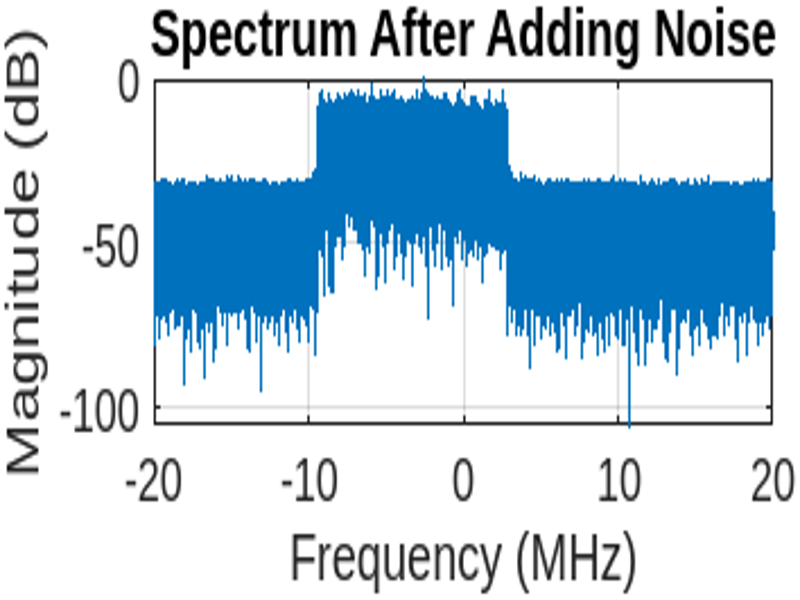
#> input picture Analysis/NoisySpectrum.png, 800 x 600 px; its folder holds 4 pictures in this run
$ python images.py
#> lines starting #> are read from the running program, lines starting #| are printed output that depends on the picture
from PIL import Image
import os

# Define the desired dimensions
new_size = (400, 300)

# Directory containing images
image_dir = "./Analysis"

for image_name in os.listdir(image_dir):
    if image_name.endswith(('.png', '.jpg', '.jpeg')):
        image_path = os.path.join(image_dir, image_name)
        img = Image.open(image_path)
#> img is the input picture: PIL image 800x600 RGB; mean R, G, B 188.9, 211.2, 226.1
        img_resized = img.resize(new_size)
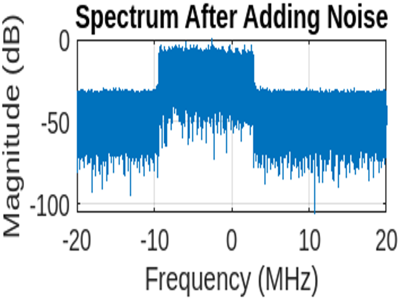
#> img_resized: PIL image 400x300 RGB; mean R, G, B 188.7, 211.1, 226
#> pass 3 of the loop `for image_name in os.listdir(image_dir):`:
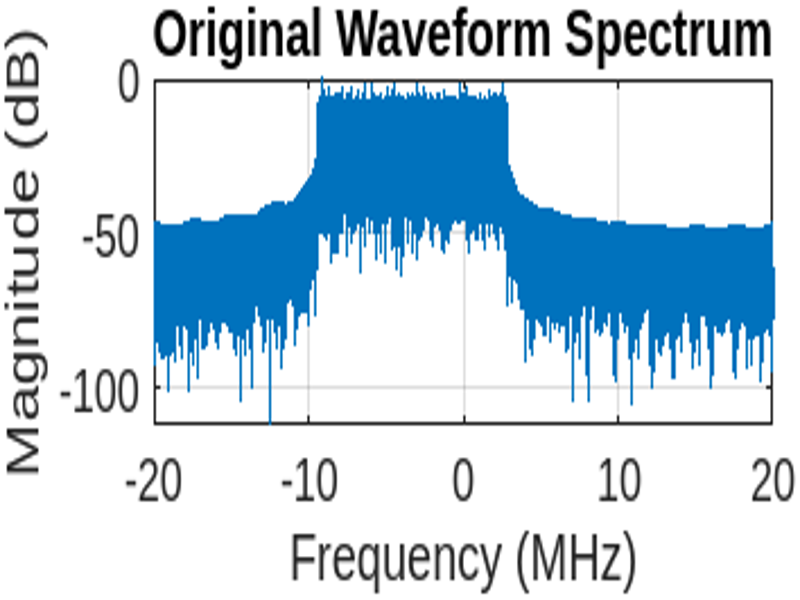
#> input picture Analysis/OriginalSpectrum.png, 800 x 600 px
#> img is the input picture: PIL image 800x600 RGB; mean R, G, B 195.9, 215.1, 227.9
#> `img_resized = img.resize(new_size)`:
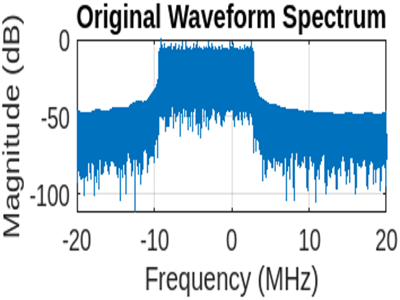
#> img_resized: PIL image 400x300 RGB; mean R, G, B 195.8, 215, 227.8
#> the loop made 4 passes; the first 3 are shown
        img_resized.save(image_path)  # Overwrite the original file
